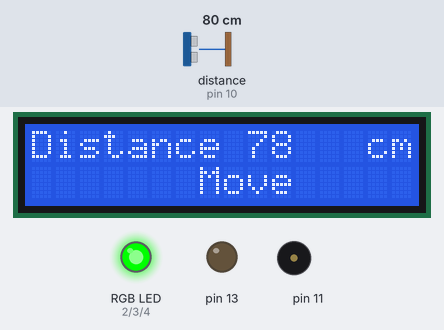
This sketch was run on a simulated Arduino Uno, built with avr-gcc and run on an emulated ATmega328P. Shown: 16×2 character LCD, an RGB LED mixed from three pins (HIGH = lit), output pins drawn as LEDs (lit = HIGH), buzzer (waves = sounding). Wiring (inferred from the names in the program): ultrasonic range finder: trigger pin 9; echo pin 10. The test bench sets the inputs (shaded band); at power-on: distance to the obstacle (sensor on pin 10) 80 cm. The echo pulse lasts 58.3 µs per cm; pins used as bus, display or sensor lines are not drawn; what the sketch prints to the serial monitor is not drawn.

Above: at 4.2 s.
4.3 s: distance to the obstacle (sensor on pin 10) set to 12 cm
At 4.9 s:
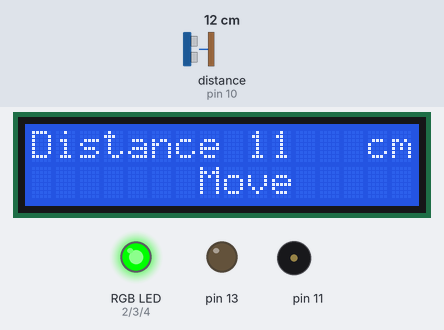
5.8 s: distance to the obstacle (sensor on pin 10) set to 9 cm
At 6.9 s:
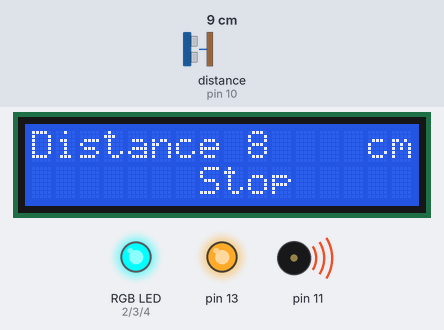
7.3 s: distance to the obstacle (sensor on pin 10) set to 18 cm
At 7.56 s:
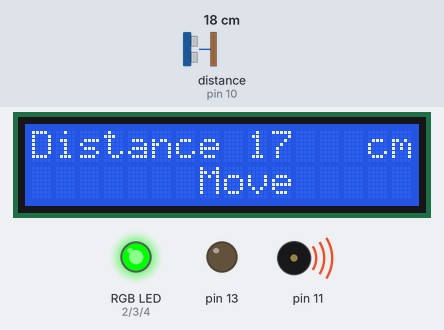
9.3 s: distance to the obstacle (sensor on pin 10) set to 2 cm
At 11.79 s:
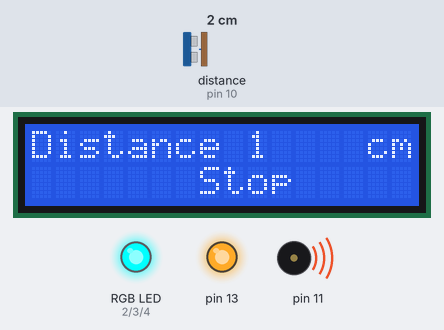
Timing chart, 0 to 11.8 s (numbered marks = the images above; inputs shaded):
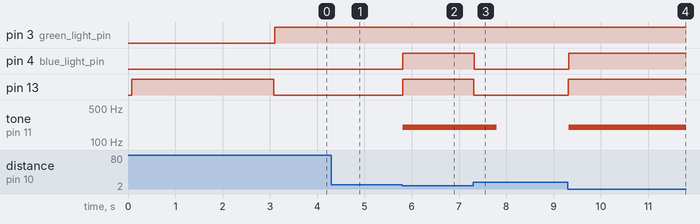

The sketch:

TIPE.ino
```cpp
//include libraries
// Hello i am Boushaba Chaimaa

#include <Wire.h> // Library for I2C communication
#include <LiquidCrystal_I2C.h> // Library for LCD


LiquidCrystal_I2C lcd(0x27, 16, 2); // set the LCD address to 0x27 for a 16 chars and 2 line display // Change to (0x27,20,4) for 20x4 LCD.
// defines pins numbers
const int trigPin = 9;
const int echoPin = 10;
// defines variables
long duration;
int distance;


///led rgb

int red_light_pin = 2;
int green_light_pin = 3;
int blue_light_pin = 4;

bool keystop = true;
bool keygo = true;


///// calcule speed
int prevDist = 0;
long speedn = 0;


void setup() {

  /// lcd
  lcd.init();                      // initialize the lcd
  lcd.backlight();
  lcd.clear();
  lcd.setCursor(2, 0); // Set the cursor on the third column and first row.
  lcd.print("Hello Chaimaa!"); // Print the string "Hello World!"


  // put your setup code here, to run once:

  pinMode(13, OUTPUT);

  /// for sensor

  pinMode(trigPin, OUTPUT); // Sets the trigPin as an Output
  pinMode(echoPin, INPUT); // Sets the echoPin as an Input


  /// led pin
  pinMode(red_light_pin, OUTPUT);
  pinMode(green_light_pin, OUTPUT);
  pinMode(blue_light_pin, OUTPUT);

  /// serial
  Serial.begin(9600); // Starts the serial communication
  Serial.print("Hello Chaimaa");
  digitalWrite(13, HIGH); // sets the digital pin 13 on
  delay(3000);
  digitalWrite(13, LOW);


  // led rgb
  lcd.clear();
  lcd.setCursor(0, 0);
  lcd.print("Distance "); // Print the string "Hello World!".
  lcd.setCursor(9, 0);
  lcd.print(0);
  lcd.setCursor(14, 0);
  lcd.print("cm");

}

void loop() {
  // put your main code here, to run repeatedly:
  // Print 'Hello World!' on the first line of the LCD:


  // Clears the trigPin
  digitalWrite(trigPin, LOW);
  delayMicroseconds(2);
  // Sets the trigPin on HIGH state for 10 micro seconds
  digitalWrite(trigPin, HIGH);
  //lcd.clear();
  delayMicroseconds(10);
  digitalWrite(trigPin, LOW);

  // Reads the echoPin, returns the sound wave travel time in microseconds
  duration = pulseIn(echoPin, HIGH);
  // Calculating the distance
  distance = duration * 0.034 / 2;


  // Prints the distance on the Serial Monitor

  if (prevDist != 0 && prevDist != distance) {
    Serial.print("Distance: ");
    Serial.print(distance);
    Serial.print(" cm");
    Serial.println("  /////  ");
    lcd.setCursor(9, 0); // Set the cursor on the third column and first row.
    lcd.print("     ");
    lcd.setCursor(9, 0);
    lcd.print(distance); // Print the string "Hello World!"
  }

  if (prevDist == 0) {
    speedn = 0;
  } else {
    speedn = (distance - prevDist) / 0.01;
  }
  speedn = abs(speedn);
  prevDist = distance;

  /* Serial.print("Speed: ");
    Serial.print(speedn);
    Serial.println(" cm/s");*/


  if (distance < 10) {
    digitalWrite(13, HIGH);
    lcd.setCursor(7, 1); // Set the cursor on the third column and first row.
    lcd.print("Stop"); // Print the string "Hello World!"
    tone(11, 200, 500);
    if (keystop) {
      keystop = false;
      keygo = true;
      setColor(0, 255, 255);

    }


  } else {
    digitalWrite(13, LOW);
    lcd.setCursor(7, 1); // Set the cursor on the third column and first row.
    lcd.print("Move"); // Print the string "Hello World!"
    if (keygo) {
      keystop = true;
      keygo = false;
      setColor(0, 255, 0);
    }


  }
}

void setColor(int red, int green, int blue)
{
  Serial.print("color set ");
#ifdef COMMON_ANODE
  red = 255 - red;
  green = 255 - green;
  blue = 255 - blue;
#endif
  analogWrite(red_light_pin, red);
  analogWrite(green_light_pin, green);
  analogWrite(blue_light_pin, blue);
}
```

Measured:
- the behaviour switches between 11 and 10 cm on distance to the obstacle (sensor on pin 10) (found by bisection; images 1 and 2)
- after the input at 4.3 s, the display: changes at once (image 1)
- after the input at 5.8 s, pin 4 (blue_light_pin), pin 13: LOW → HIGH at once; tone on pin 11: silent → 200 Hz at once; the display: changes at once (image 2)
- after the input at 7.3 s, pin 4 (blue_light_pin), pin 13: HIGH → LOW at once; tone on pin 11: 200 Hz → silent after 0.50 s; the display: changes at once (image 3)
- after the input at 9.3 s, pin 4 (blue_light_pin), pin 13: LOW → HIGH at once; tone on pin 11: silent → 200 Hz at once; the display: changes at once (image 4)
